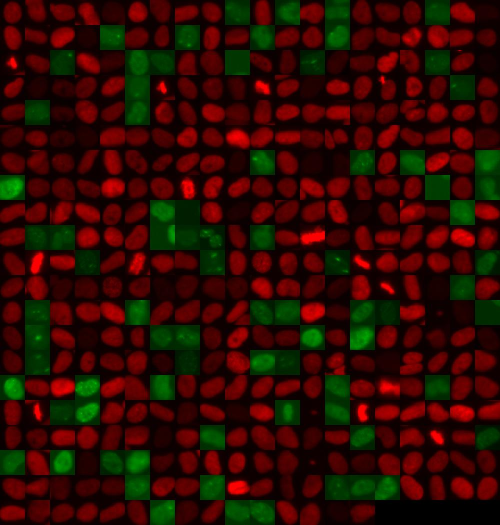
#> input picture Image Results/healthy_svm.jpg, 1000 x 1050 px (shown at 1/2 size)
$ python -i imageprocessor.py   (imports and definitions only)
#> lines starting #> are read from the running program, lines starting #| are printed output that depends on the picture
import pandas as pd
import numpy as np
import sys
from os import listdir
from os.path import isfile, join
from PIL import Image
from sklearn.svm import SVC, LinearSVC
from sklearn.metrics import homogeneity_score, v_measure_score
from random import shuffle
from sklearn.tree import DecisionTreeClassifier
from sklearn.cluster import KMeans, AgglomerativeClustering, SpectralClustering, DBSCAN
from sklearn.linear_model import LogisticRegression
from sklearn.neural_network import MLPClassifier
import timeit
from tqdm import tqdm
from graphing import graphThings


"""
PIL used under the following license:

The Python Imaging Library (PIL) is

    Copyright © 1997-2011 by Secret Labs AB
    Copyright © 1995-2011 by Fredrik Lundh

Pillow is the friendly PIL fork. It is

    Copyright © 2010-2018 by Alex Clark and contributors
"""


CANCER_FOLDER_NAME = '.\\sendzip\\unhealthyCells'
HEALTHY_FOLDER_NAME = '.\\sendzip\\healthyCells'

IMAGE_SIZE = 20

# [46 lines left out: functions processArray, remakeImage, remakeColoredImage, not called in this run]


def combineImages(image_arrays, size=IMAGE_SIZE):
    # Width is constant, Height is defined by how many images it can fit.
    #
    # Num per row =
    width = 800
    numRows = int(len(image_arrays) / (width / size)) + 1
    height =  numRows * size

    img_arr = np.zeros((height, width, 3))
    # print(img_arr.size)
    x = 0
    y = 0
    x_incr = size
    y_incr = size

    dictionary  = image_arrays.to_dict('records')
    for img in dictionary:
        if x >= width:
            x = 0
            y += y_incr
        _, array = remakeImage(img, isCancer=img['class'] == 'cancer')
        img_arr[y:y+size, x:x+size] = array
        x += x_incr

    image = remakeColoredImage(img_arr, size=(width, height))
    return image


# [45 lines left out: functions processImages, train_test_split, not called in this run]


def loadData(size=IMAGE_SIZE, qtn=20000):
    df = pd.read_csv('data_' + (2 * str(size)) + "_" + str(qtn) + '.csv')

    df['red'] = processArray(df['red'])
    df['green'] = processArray(df['green'])

    return df


# [175 lines left out: functions kmeans, svm, logistic, agglomerative, agglomerative_complete, neuralnetwork, not called in this run]


# [1 line not run here, left out]
qtn = 20000
# df = processImages(qtn=qtn)
# [1 line that did not run here, left out]
# [1 line not run here, left out]

# [1 line that did not run here, left out]
# [18 lines of commented-out code are left out]
# [1 line not run here, left out]

>>> import cv2
>>> picture = cv2.imread('Image Results/healthy_svm.jpg', cv2.IMREAD_GRAYSCALE)
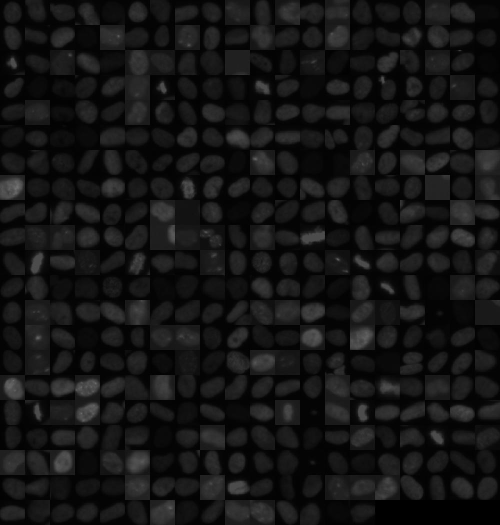
#> picture: shape (1050, 1000) (shown at 1/2 size); min 0, max 115, mean 20.8
>>> result = combineImages(picture)
#> in combineImages, `numRows = int(len(image_arrays) / (width / size)) + 1`: numRows = 27
#> in combineImages, `height =  numRows * size`: height = 540
#> (the run stopped early here; a loop or call above may not have finished)

$ run again, on Image Results/2 Cluster.JPG
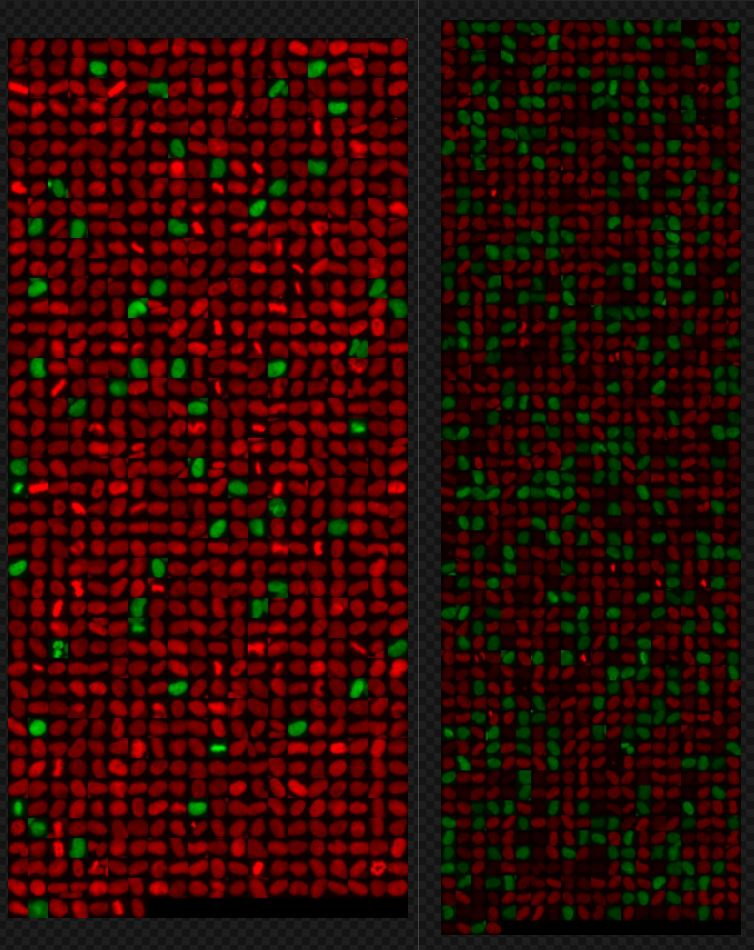
#> input picture Image Results/2 Cluster.JPG, 754 x 950 px
#> `picture = cv2.imread('Image Results/healthy_svm.jpg', cv2.IMREAD_GRAYS..`:
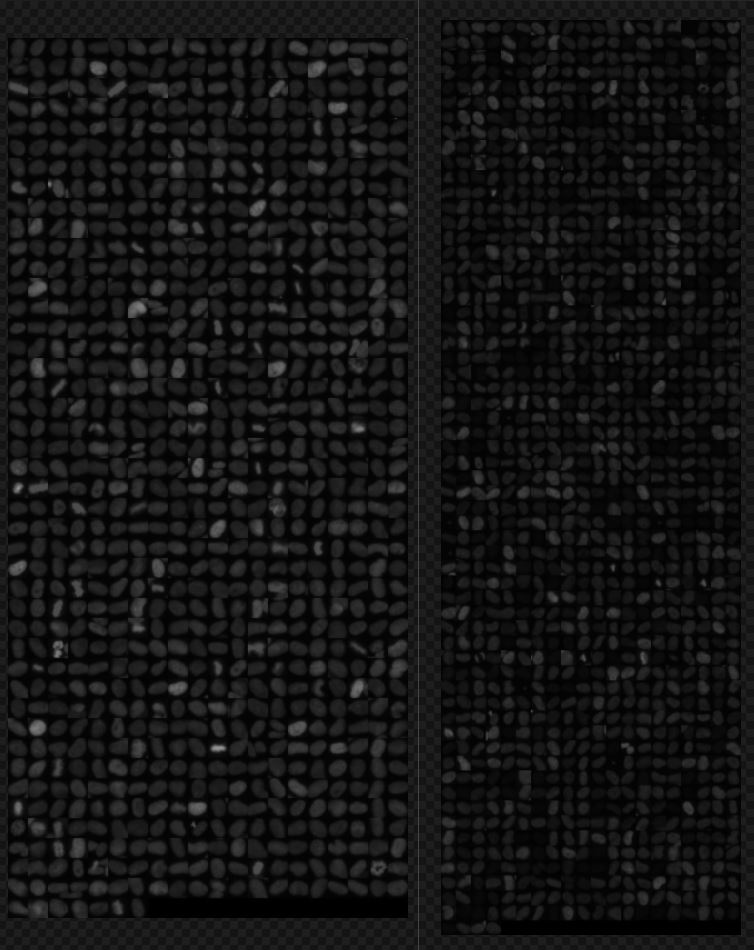
#> picture: shape (950, 754); min 0, max 148, mean 20.4
#> numRows = 24
#> height = 480

$ run again, on Image Results/406_healthy-22_cancerous-run2.jpg
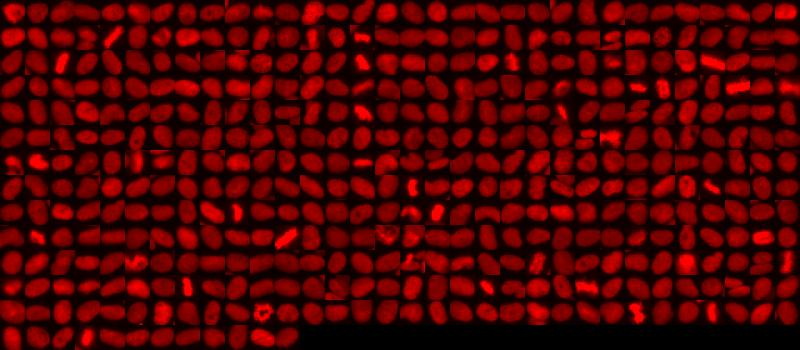
#> input picture Image Results/406_healthy-22_cancerous-run2.jpg, 800 x 350 px
#> `picture = cv2.imread('Image Results/healthy_svm.jpg', cv2.IMREAD_GRAYS..`:
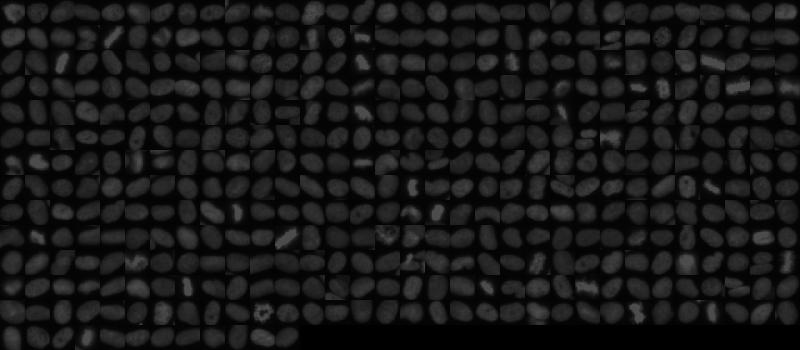
#> picture: shape (350, 800); min 0, max 85, mean 23.8
#> numRows = 9
#> height = 180

$ run again, on Image Results/421_healthy-254_cancerous-run2.jpg
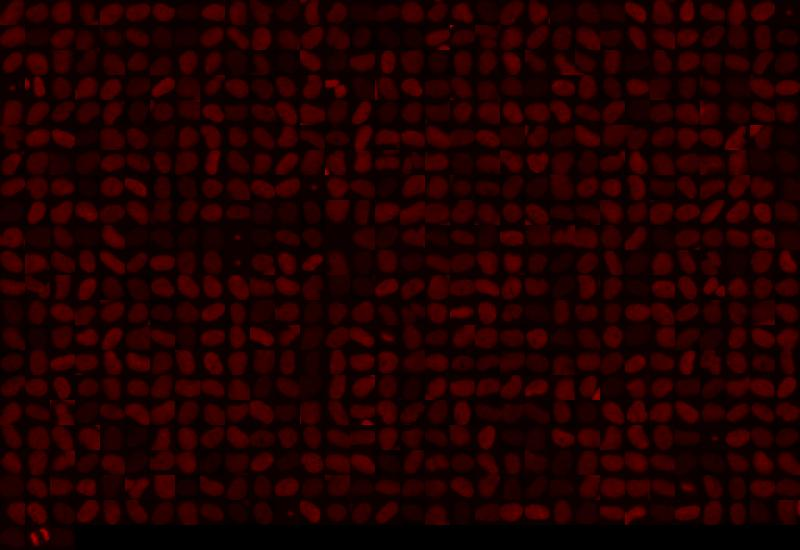
#> input picture Image Results/421_healthy-254_cancerous-run2.jpg, 800 x 550 px
#> `picture = cv2.imread('Image Results/healthy_svm.jpg', cv2.IMREAD_GRAYS..`:
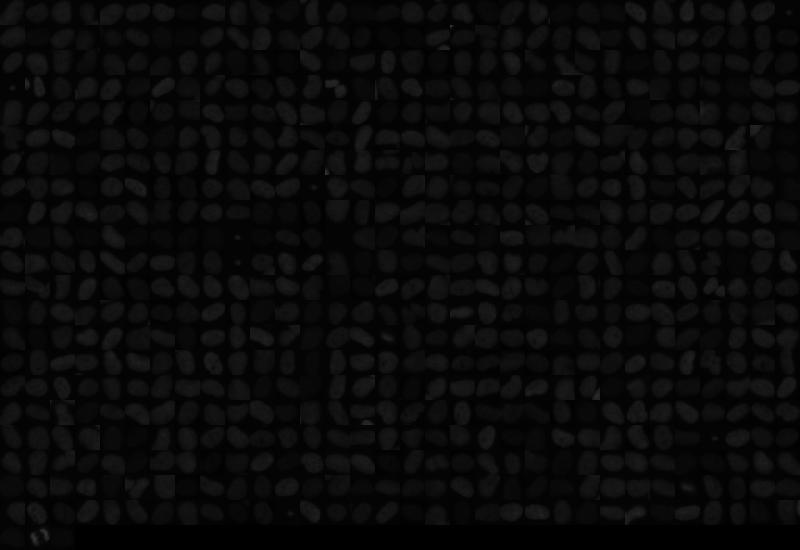
#> picture: shape (550, 800); min 0, max 55, mean 9.8
#> numRows = 14
#> height = 280
